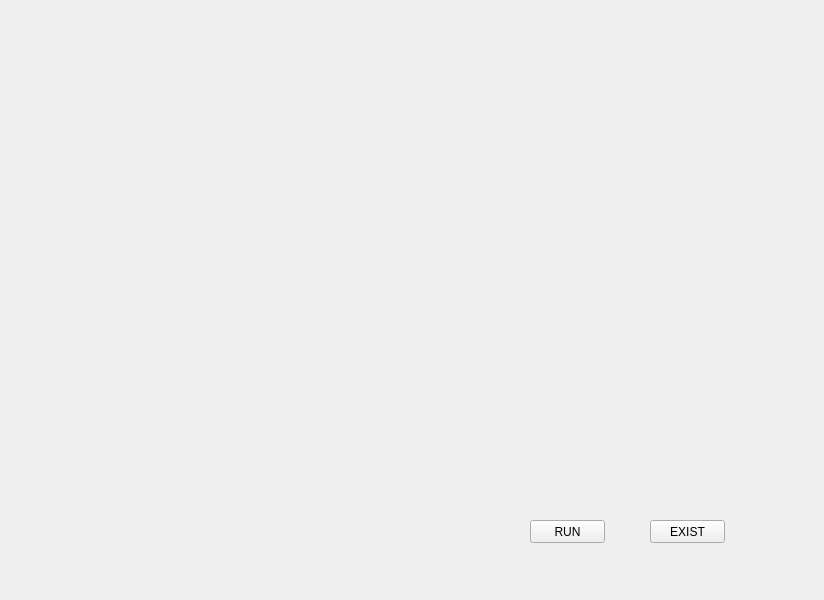
<?xml version="1.0" encoding="UTF-8"?>
<ui version="4.0">
 <class>MainWindow</class>
 <widget class="QMainWindow" name="MainWindow">
  <property name="geometry">
   <rect>
    <x>0</x>
    <y>0</y>
    <width>824</width>
    <height>600</height>
   </rect>
  </property>
  <property name="windowTitle">
   <string>MainWindow</string>
  </property>
  <widget class="QWidget" name="centralwidget">
   <layout class="QGridLayout" name="gridLayout">
    <item row="0" column="0">
     <widget class="QLabel" name="label">
      <property name="text">
       <string/>
      </property>
      <property name="pixmap">
       <pixmap>../../../Downloads/ezgif.com-gif-maker (2).gif</pixmap>
      </property>
      <property name="scaledContents">
       <bool>true</bool>
      </property>
     </widget>
    </item>
   </layout>
   <widget class="QPushButton" name="pushButton">
    <property name="geometry">
     <rect>
      <x>530</x>
      <y>520</y>
      <width>75</width>
      <height>23</height>
     </rect>
    </property>
    <property name="text">
     <string>RUN</string>
    </property>
   </widget>
   <widget class="QPushButton" name="pushButton_2">
    <property name="geometry">
     <rect>
      <x>650</x>
      <y>520</y>
      <width>75</width>
      <height>23</height>
     </rect>
    </property>
    <property name="text">
     <string>EXIST</string>
    </property>
   </widget>
   <widget class="QTextBrowser" name="textBrowser">
    <property name="geometry">
     <rect>
      <x>10</x>
      <y>20</y>
      <width>131</width>
      <height>41</height>
     </rect>
    </property>
    <property name="styleSheet">
     <string notr="true">background:transparent;border:none;</string>
    </property>
   </widget>
   <widget class="QTextBrowser" name="textBrowser_2">
    <property name="geometry">
     <rect>
      <x>140</x>
      <y>20</y>
      <width>131</width>
      <height>41</height>
     </rect>
    </property>
    <property name="styleSheet">
     <string notr="true">background:transparent;border:none;</string>
    </property>
   </widget>
   <widget class="QLabel" name="label_date">
    <property name="geometry">
     <rect>
      <x>150</x>
      <y>30</y>
      <width>101</width>
      <height>21</height>
     </rect>
    </property>
    <property name="text">
     <string/>
    </property>
   </widget>
   <widget class="QLabel" name="label_time">
    <property name="geometry">
     <rect>
      <x>30</x>
      <y>30</y>
      <width>91</width>
      <height>21</height>
     </rect>
    </property>
    <property name="text">
     <string/>
    </property>
   </widget>
  </widget>
 </widget>
 <resources/>
 <connections/>
</ui>
